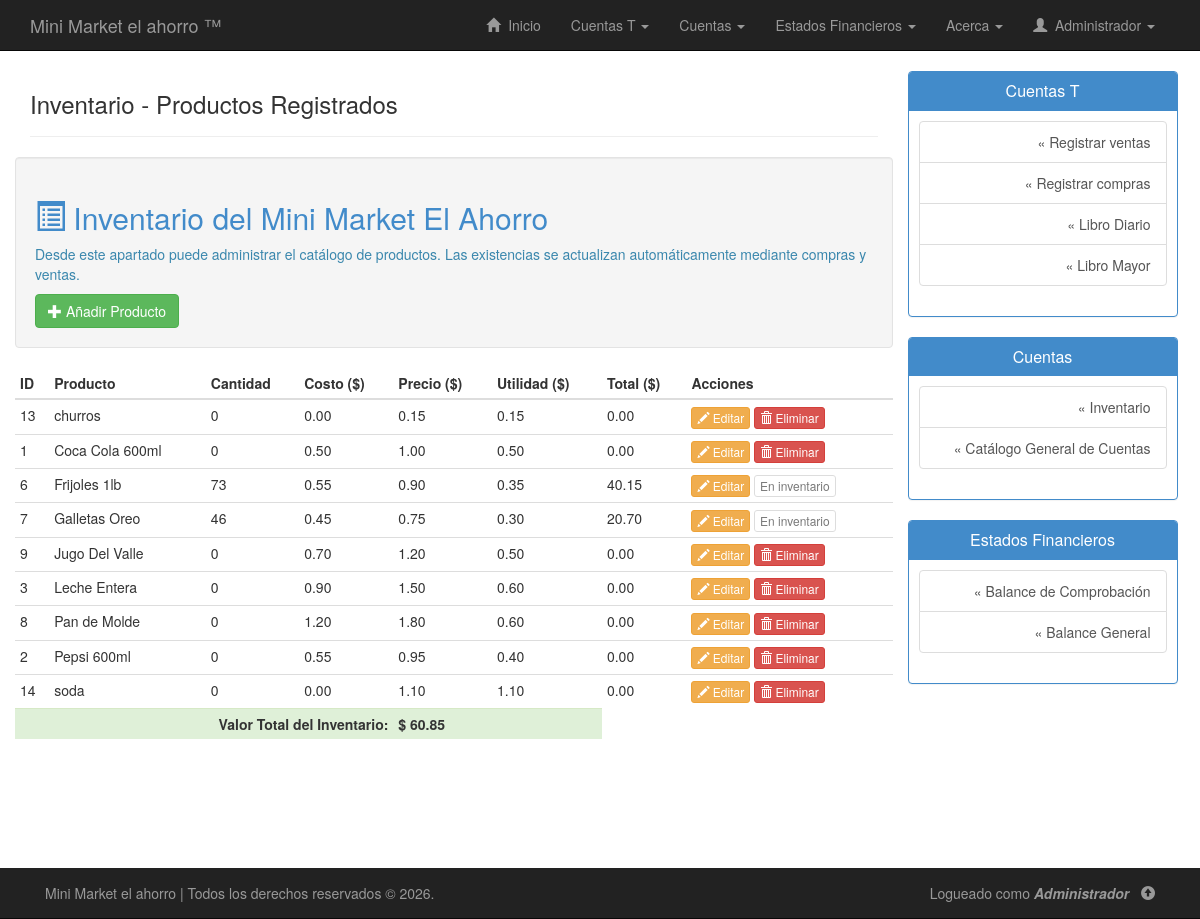
Page /php/inventario.php (signed in) on the earlier database version.
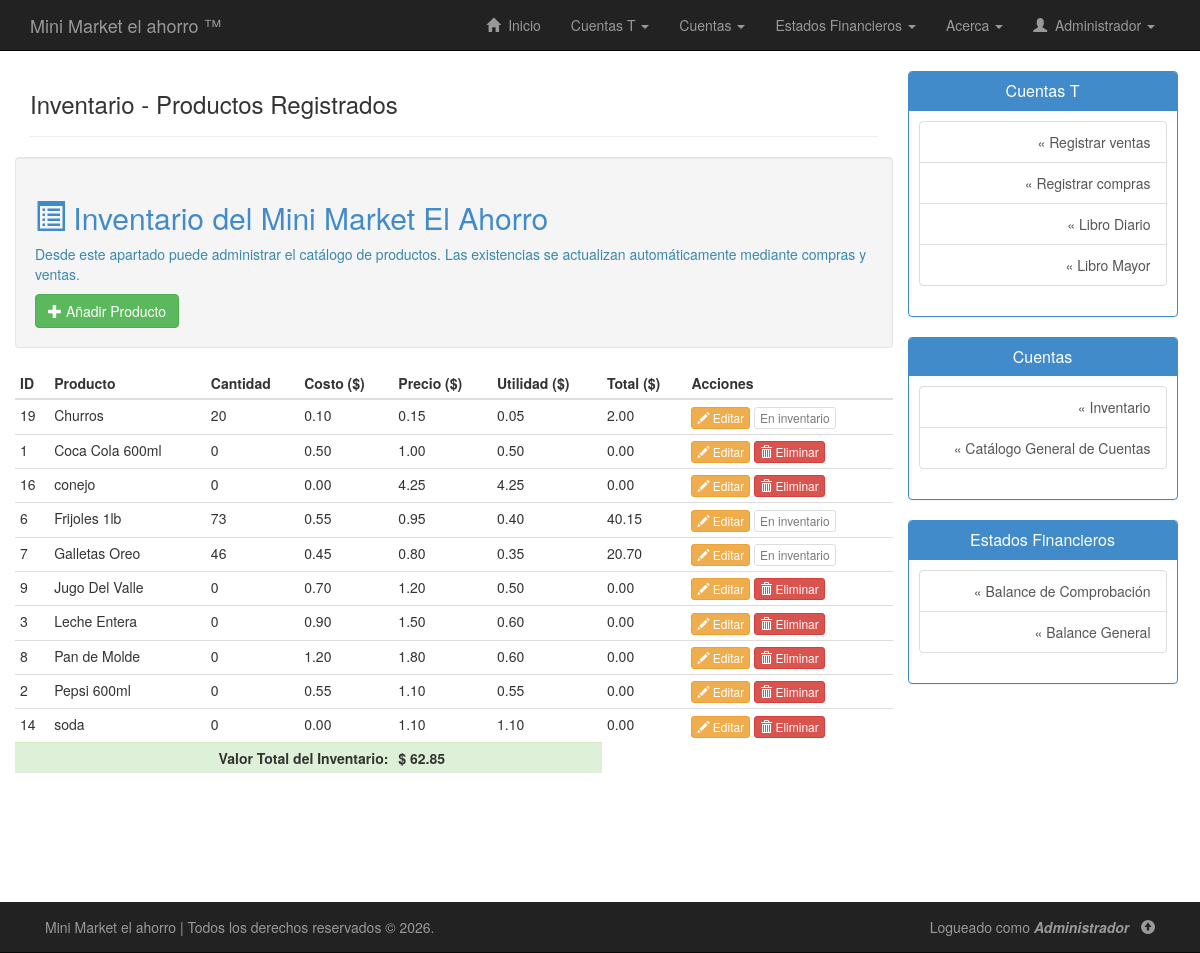
Same page on the later database version.
### tables this page shows
CREATE TABLE `inventario` (
  `id_inventario` int NOT NULL,
  `nombre` varchar(100) NOT NULL,
  `cantidad` int NOT NULL,
  `costo` decimal(8,2) NOT NULL DEFAULT '0.00',
  `precio` decimal(8,2) NOT NULL,
  `activo` tinyint(1) NOT NULL DEFAULT '1'
);

### php/inventario.php (the view, shortened to what the changed rows need)
<?php
include("conexion.php");
?>
<!DOCTYPE html>
<html lang="es">
<head>
    <link rel="stylesheet" type="text/css" href="../css/bootstrap.min.css"/>
    <link rel="stylesheet" type="text/css" href="../css/estilos.css"/>
</head>
<body>
<div class="container" id="contenido">
    <div class="row row-offcanvas row-offcanvas-right">
        <div class="col-xs-12 col-sm-9">
            <div class="row">
                <div class="col-lg-12 well">
                    <h2 class="text-primary">
                        <span class="glyphicon glyphicon-list-alt"></span>
                        Inventario del Mini Market El Ahorro
                    </h2>
                </div>
                <?php
                $consulta = "
SELECT *
FROM inventario
WHERE activo = 1
ORDER BY nombre
";
                $ejecutar_consulta = $conexion->query($consulta);
                $totalInventario = 0;
                ?>
                <table class="table table-hover table-condensed">
                    <thead>
                        <tr>
                            <th>ID</th>
                            <th>Producto</th>
                            <th>Cantidad</th>
                            <th>Costo ($)</th>
                            <th>Precio ($)</th>
                            <th>Utilidad ($)</th>
                            <th>Total ($)</th>
                            <th>Acciones</th>
                        </tr>
                    </thead>
                    <tbody>
                    <?php
                    while($registro = $ejecutar_consulta->fetch_assoc())
                    {
                        $totalProducto = $registro['cantidad'] * $registro['costo'];
                        $totalInventario += $totalProducto;
                        $utilidad = $registro['precio'] - $registro['costo'];
                        echo "<tr>";
                        echo "<td>".$registro['id_inventario']."</td>";
                        echo "<td>".$registro['nombre']."</td>";
                        echo "<td>".$registro['cantidad']."</td>";
                        echo "<td>".number_format($registro['costo'],2)."</td>";
                        echo "<td>".number_format($registro['precio'],2)."</td>";
                        echo "<td>".number_format($utilidad,2)."</td>";
                        echo "<td>".number_format($totalProducto,2)."</td>";
                        echo "<td>";
                        echo "
                        <a
                            href='editar-producto.php?id=".$registro['id_inventario']."'
                            class='btn btn-warning btn-xs'
                        >
                            <span class='glyphicon glyphicon-pencil'></span>
                            Editar
                        </a>
                        ";
                        if($registro['cantidad'] == 0){
                            echo "
                            <a
                                href='eliminar-producto.php?id=".$registro['id_inventario']."'
                                class='btn btn-danger btn-xs'
                                onclick=\"return confirm('¿Desea eliminar este producto?');\"
                            >
                                <span class='glyphicon glyphicon-trash'></span>
                                Eliminar
                            </a>
                            ";
                        }else{
                            echo "
                            <button
                                class='btn btn-default btn-xs'
                                disabled
                            >
                                En inventario
                            </button>
                            ";
                        }
                        echo "</td>";
                        echo "</tr>";
                    }
                    ?>
                    </tbody>
                    <tfoot>
                        <tr class="success">
                            <th colspan="4" style="text-align:right">
                                Valor Total del Inventario:
                            </th>
                            <th>
                                $ <?php echo number_format($totalInventario,2); ?>
                            </th>
                            <th></th>
                        </tr>
                    </tfoot>
                </table>
            </div>
        </div>
    </div>
</div>
</body>
</html>

Differences in the rows shown:
no longer on this page (row edited): inventario: id_inventario "13", nombre "churros", cantidad "0", costo "0.00", precio "0.15"
added inventario: id_inventario "19", nombre "Churros", cantidad "20", costo "0.10", precio "0.15", utilidad "0.05", totalProducto "2.00", shows "En inventario"
added inventario: id_inventario "16", nombre "conejo", cantidad "0", costo "0.00", precio "4.25"
changed inventario "Frijoles 1lb": precio "0.90" → "0.95"; utilidad "0.35" → "0.40"
changed inventario "Galletas Oreo": precio "0.75" → "0.80"; utilidad "0.30" → "0.35"
changed inventario "Pepsi 600ml": precio "0.95" → "1.10"; costo "0.40" → "0.55"
Other differences:
$totalInventario: "60.85" → "62.85"
